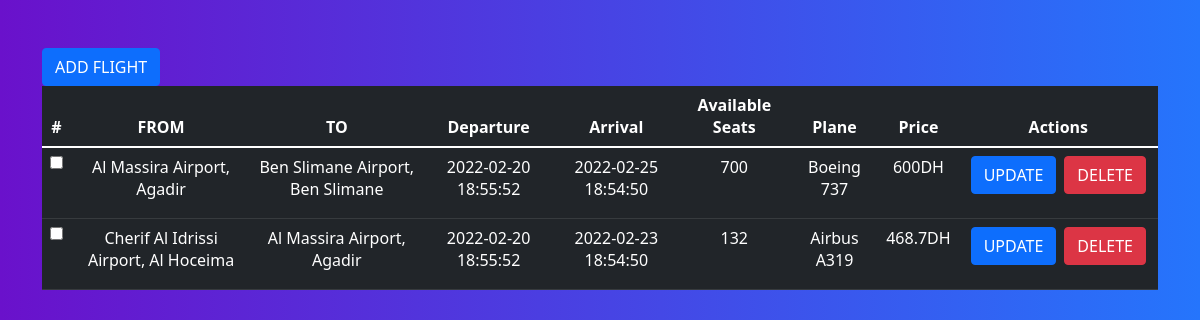
The page /Website/flights/index (signed in) on the database as committed earlier.
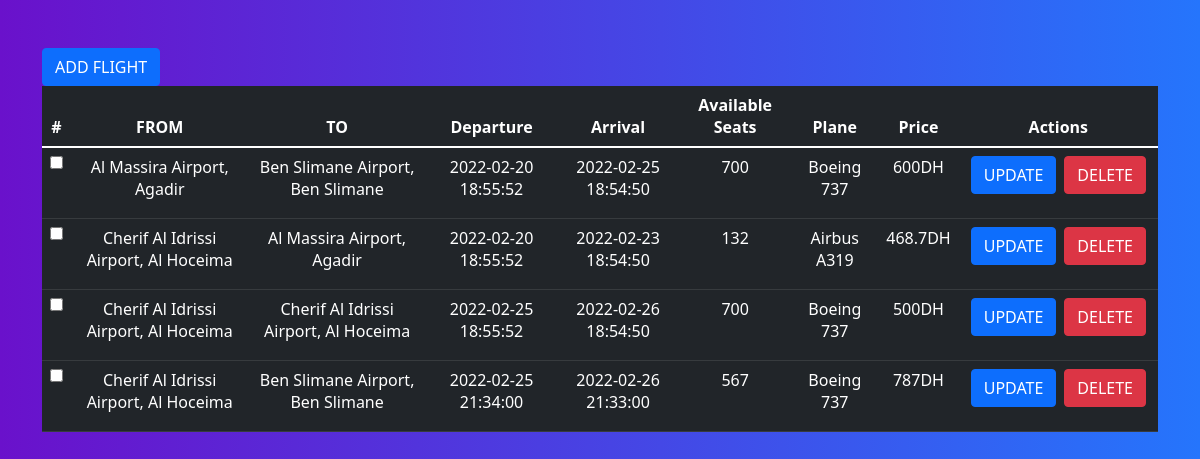
The same page on the database as committed later.
### tables this page shows
CREATE TABLE `vols` (
  `volID` int(11) NOT NULL,
  `planeID` int(11) DEFAULT NULL,
  `departureDate` timestamp NOT NULL DEFAULT current_timestamp() ON UPDATE current_timestamp(),
  `arrivalDate` timestamp NOT NULL DEFAULT '0000-00-00 00:00:00',
  `availableSeats` int(11) NOT NULL,
  `price` float DEFAULT NULL,
  `createdAt` timestamp NOT NULL DEFAULT current_timestamp()
);

CREATE TABLE `airports` (
  `airportID` int(11) NOT NULL,
  `airportAdress` varchar(100) NOT NULL
);

CREATE TABLE `planes` (
  `planeID` int(11) NOT NULL,
  `model` varchar(50) DEFAULT NULL,
  `seats` int(11) NOT NULL
);

### Website/app/lib/Core.php (called while the page is built, shortened)
<?php
    class Core{
        protected $currentMethod = 'index';
        public function __construct(){
            $url = $this->getUrl();
            if(file_exists('../app/controllers/' . ucwords($url[0]) . '.php')){
                unset($url[0]);
            }
            $this->currentController = new $this->currentController;
            if(isset($url[1])){
                if(method_exists($this->currentController, $url[1])){
                    $this->currentMethod = $url[1];
                    unset($url[1]);
                }
            }
            $this->params = $url ? array_values($url): [];
            call_user_func_array([$this->currentController, $this->currentMethod], $this->params);
        }
        public function getUrl(){
            if(isset($_GET['url'])){
                $url = rtrim($_GET['url'], '/');
                $url = filter_var($url, FILTER_SANITIZE_URL);
                $url = explode('/', $url);
                return $url;
            }
        }
    }
?>

### Website/app/require.php (called while the page is built, shortened)
<?php
    require_once 'lib/Core.php';
    require_once 'lib/Controller.php';
    require_once 'lib/Database.php';
    require_once 'lib/Model.php';
    $init = new Core();
?>

### Website/public/index.php (called while the page is built)
<?php
    require_once '../app/require.php';
?>

### Website/app/lib/Database.php (called while the page is built, shortened)
<?php
    class Database {
        private $dbHost = DB_HOST;
        private $dbUser = DB_USER;
        private $dbPass = DB_PASS;
        private $dbName = DB_NAME;
        private $dbPort = DB_PORT;
        private $statement;
        private $dbHandler;
        public function __construct(){
            $conn = 'mysql:host=' . $this->dbHost . ';port=' . $this->dbPort . ';dbname=' . $this->dbName;
            $options = array(
                PDO::ATTR_PERSISTENT => true,
                PDO::ATTR_ERRMODE => PDO::ERRMODE_EXCEPTION
            );
            try{
                $this->dbHandler = new PDO($conn, $this->dbUser, $this->dbPass, $options);
            } catch(PDOException $e){
                $this->error = $e->getMessage();
                echo $this->error;
            }
        }
        public function query($sql){
            $this->statement = $this->dbHandler->prepare($sql);
        }
        public function execute() {
            return $this->statement->execute();
        }
        public function resultSet(){
            $this->execute();
            return $this->statement->fetchAll(PDO::FETCH_OBJ);
        }
    }
?>

### Website/app/lib/Model.php (called while the page is built, shortened)
<?php
    class Model {
        protected $db;
        protected $table = "";
        public function __construct(){
            $this->db = new Database;
        }
        public function getTable(){
            $this->db->query("SELECT * FROM " . $this->table);
            $result = $this->db->resultSet();
            return $result;
        }
    }
?>

### Website/app/models/Flight.php (called while the page is built, shortened)
<?php
    require_once ('Plane.php');
    Class Flight extends Plane{
        public function getFlights(){
            return $this->getTable();
        }
    }
?>

### Website/app/models/Airport.php (called while the page is built, shortened)
<?php
    class Airport extends Model{
        public function __construct(){
            $this->table = 'airports';
        }
        public function getAirports(){
            return $this->getTable();
        }
    }
?>

### Website/app/models/Plane.php (called while the page is built, shortened)
<?php
    Class Plane extends Model{
        public function __construct(){
            $this->table = 'planes';
        }
        public function getPlanes(){
            return $this->getTable();
        }
    }
?>

### Website/app/views/dashboard/index.php (the view, shortened to what this page needs)
<html>
<head>
    <link href="https://cdn.jsdelivr.net/npm/bootstrap@5.1.3/dist/css/bootstrap.min.css" rel="stylesheet">
</head>
<body class="gradient-custom">
    <div class="container py-5 h-100 w-100">
        <button type="button" class="btn btn-primary" data-bs-toggle="modal" data-bs-target="#staticBackdrop">
            ADD FLIGHT
        </button>
        <section class="vh-100">
            <table class="table table-dark table-hover text-center">
                <thead>
                    <tr>
                        <th scope="col">#</th>
                        <th scope="col">FROM</th>
                        <th scope="col">TO</th>
                        <th scope="col">Departure</th>
                        <th scope="col">Arrival</th>
                        <th scope="col">Available Seats</th>
                        <th scope="col">Plane</th>
                        <th scope="col">Price</th>
                        <th scopre="col">Actions</th>
                    </tr>
                </thead>
                <tbody>
                    <?php foreach ($data['flights'] as $flight) { ?>
                        <tr id="<?php echo $flight->volID; ?>">
                            <th scope="row"><input style="color:white;" type="checkbox" id="" name="" value=""></th>
                            <td><?= $flight->departureAdress; ?></td>
                            <td><?= $flight->destinationAdress; ?></td>
                            <td><?= $flight->departureDate; ?></td>
                            <td><?= $flight->arrivalDate; ?></td>
                            <td><?= $flight->availableSeats; ?></td>
                            <td><?= $flight->plane; ?></td>
                            <td><?= $flight->price; ?>DH</td>
                            <td>
                                <div class="d-flex flex-row justify-content-evenly">
                                    <form class="" action="<?= URLROOT ?>flights/updateFlight" method="POST">
                                        <button class="btn btn-primary mx-1" name="update" style="">UPDATE</button>
                                    </form>
                                    <form class="" action="<?= URLROOT ?>flights/deleteFlight" method="POST">
                                        <button class="btn btn-danger mx-1" name="delete" style="">DELETE</button>
                                    </form>
                                </div>
                            </td>
                        </tr>
                    <?php } ?>
                </tbody>
            </table>
        </section>
</body>
</html>

### Website/app/controllers/Flights.php (shortened to what this page needs)
<?php
    Class Flights extends Planes{
        public function __construct(){
            $this->flightModel = $this->model('Flight');
            $this->planeModel = $this->model('Plane');
            $this->airportModel = $this->model('Airport');
        }
        public function index(){
            if(isset($_SESSION['loggedIn'])){
                if($_SESSION['loggedIn'] == true){
                    $this->setReadableData();
                } else {
                    header("location:" . URLROOT . "logins");
                }
            } else {
                header("location:" . URLROOT . "logins");
            }
        }
        public function showFlights($flights){
            $data = [
                'Session user' => ucwords($_SESSION['privilege']),
                'flights' => $flights
            ];
            if($_SESSION['privilege'] == 'admin'){
                $this->view('dashboard/index', $data);
            } else {
                $this->view('pages/index', $data);
            }
        }
        public function setReadableData(){
            $flights = $this->flightModel->getFlights();
            $planes = $this->planeModel->getPlanes();
            $airports = $this->airportModel->getAirports();
            $departures = $this->flightModel->getDepartures();
            $destinations = $this->flightModel->getDestinations();
            foreach ($flights as $flight){
                foreach($planes as $plane){
                    if($flight->planeID == $plane->planeID){
                        $flight->plane = $plane->model;
                    }
                }
                foreach($departures as $departure){
                    if($flight->volID == $departure->volID){
                        foreach($airports as $airport){
                            if($departure->airportID == $airport->airportID){
                                $flight->departureAdress = $airport->airportAdress;
                            }
                        }
                    }
                }
                foreach($destinations as $destination){
                    if($flight->volID == $destination->volID){
                        foreach($airports as $airport){
                            if($destination->airportID == $airport->airportID){
                                $flight->destinationAdress = $airport->airportAdress;
                            }
                        }
                    }
                }
            }
            $this->showFlights($flights);
         }
    }

### Website/app/lib/Controller.php (shortened to what this page needs)
<?php
    class  Controller {
        public function model($model){
            return new $model;
        }
        public function view($view, $data = []){
            if(file_exists('../app/views/'. $view . '.php')){
                require_once '../app/views/'. $view . '.php';
            } else {
                die("View does not exists");
            }
        }
    }
?>

### Website/app/views/dashboard/index.php (style rules this page uses)
.gradient-custom { background: #6a11cb; background: -webkit-linear-gradient(to right, rgba(106, 17, 203, 1), rgba(37, 117, 252, 1)); background: linear-gradient(to right, rgba(106, 17, 203, 1), rgba(37, 117, 252, 1)) }

Rows that differ between the two databases and show on the page:
added vols: $flight->departureAdress "Cherif Al Idrissi Airport, Al Hoceima", $flight->destinationAdress "Cherif Al Idrissi Airport, Al Hoceima", departureDate "2022-02-25 18:55:52", arrivalDate "2022-02-26 18:54:50", availableSeats "700", planeID.model "Boeing 737", price "500"
added vols: $flight->departureAdress "Cherif Al Idrissi Airport, Al Hoceima", $flight->destinationAdress "Ben Slimane Airport, Ben Slimane", departureDate "2022-02-25 21:34:00", arrivalDate "2022-02-26 21:33:00", availableSeats "567", planeID.model "Boeing 737", price "787"
